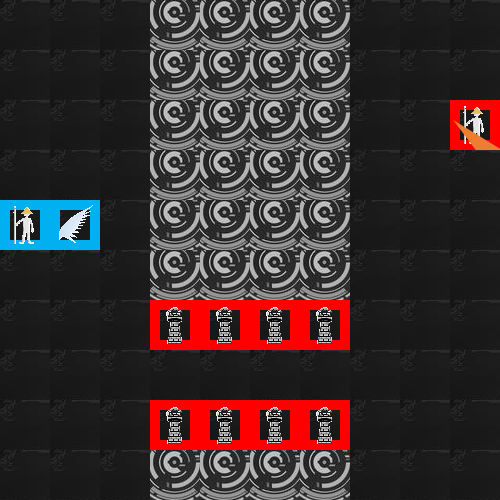

The image is a tile-based game level rendered from a .tmx file. Its description and complete source (layers, tilesets, objects, tile grids) follow:
An orthogonal 10x10 tile map with 50x50 px tiles, 4 tile layers (cellItem, teamConfig, unitConfig, keyUnit), 4 tilesets.

<map version="1.0" orientation="orthogonal" renderorder="left-down" width="10" height="10" tilewidth="50" tileheight="50" nextobjectid="10">
 <tileset firstgid="1" name="allSprite" tilewidth="50" tileheight="50" tilecount="10" columns="5">
  <image source="allSprite.png" width="250" height="100" />
  <tile id="0">
   <properties>
    <property name="category" value="SOLDIER" />
   </properties>
  </tile>
  <tile id="1">
   <properties>
    <property name="category" value="TOWER" />
   </properties>
  </tile>
  <tile id="2">
   <properties>
    <property name="category" value="ARROW" />
   </properties>
  </tile>
  <tile id="3">
   <properties>
    <property name="category" value="SWORD" />
   </properties>
  </tile>
  <tile id="4">
   <properties>
    <property name="category" value="HORSE" />
   </properties>
  </tile>
  <tile id="5">
   <properties>
    <property name="category" value="KNIFE" />
   </properties>
  </tile>
  <tile id="6">
   <properties>
    <property name="category" value="STICK" />
   </properties>
  </tile>
  <tile id="7">
   <properties>
    <property name="category" value="BOW" />
   </properties>
  </tile>
  <tile id="8">
   <properties>
    <property name="category" value="AXE" />
   </properties>
  </tile>
  <tile id="9">
   <properties>
    <property name="category" value="WING" />
   </properties>
  </tile>
 </tileset>
 <tileset firstgid="11" name="desktop" tilewidth="50" tileheight="50" tilecount="20" columns="5">
  <image source="desktop.jpg" width="293" height="220" />
  <tile id="9">
   <properties>
    <property name="item" value="sth" />
   </properties>
  </tile>
 </tileset>
 <tileset firstgid="31" name="team" tilewidth="50" tileheight="50" tilecount="2" columns="2">
  <image source="team.png" width="100" height="50" />
  <tile id="0">
   <properties>
    <property name="team" value="1" />
   </properties>
  </tile>
  <tile id="1">
   <properties>
    <property name="team" value="2" />
   </properties>
  </tile>
 </tileset>
 <tileset firstgid="33" name="key" tilewidth="50" tileheight="50" tilecount="9" columns="3">
  <image source="explode.png" width="175" height="186" />
  <tile id="0">
   <properties>
    <property name="key" type="bool" value="true" />
   </properties>
  </tile>
 </tileset>
 <layer name="cellItem" width="10" height="10">
  <data encoding="csv">
17,17,17,20,20,20,20,17,17,17,
17,17,17,20,20,20,20,17,17,17,
17,17,17,20,20,20,20,17,17,17,
17,17,17,20,20,20,20,17,17,17,
17,17,17,20,20,20,20,17,17,17,
17,17,17,20,20,20,20,17,17,17,
17,17,17,17,17,17,17,17,17,17,
17,17,17,17,17,17,17,17,17,17,
17,17,17,17,17,17,17,17,17,17,
17,17,17,20,20,20,20,17,17,17
</data>
 </layer>
 <layer name="teamConfig" width="10" height="10">
  <data encoding="csv">
0,0,0,0,0,0,0,0,0,0,
0,0,0,0,0,0,0,0,0,0,
0,0,0,0,0,0,0,0,0,32,
0,0,0,0,0,0,0,0,0,0,
31,31,0,0,0,0,0,0,0,0,
0,0,0,0,0,0,0,0,0,0,
0,0,0,32,32,32,32,0,0,0,
0,0,0,0,0,0,0,0,0,0,
0,0,0,32,32,32,32,0,0,0,
0,0,0,0,0,0,0,0,0,0
</data>
 </layer>
 <layer name="unitConfig" width="10" height="10">
  <data encoding="csv">
0,0,0,0,0,0,0,0,0,0,
0,0,0,0,0,0,0,0,0,0,
0,0,0,0,0,0,0,0,0,1,
0,0,0,0,0,0,0,0,0,0,
1,10,0,0,0,0,0,0,0,0,
0,0,0,0,0,0,0,0,0,0,
0,0,0,2,2,2,2,0,0,0,
0,0,0,0,0,0,0,0,0,0,
0,0,0,2,2,2,2,0,0,0,
0,0,0,0,0,0,0,0,0,0
</data>
 </layer>
 <layer name="keyUnit" width="10" height="10">
  <data encoding="csv">
0,0,0,0,0,0,0,0,0,0,
0,0,0,0,0,0,0,0,0,0,
0,0,0,0,0,0,0,0,0,33,
0,0,0,0,0,0,0,0,0,0,
0,0,0,0,0,0,0,0,0,0,
0,0,0,0,0,0,0,0,0,0,
0,0,0,0,0,0,0,0,0,0,
0,0,0,0,0,0,0,0,0,0,
0,0,0,0,0,0,0,0,0,0,
0,0,0,0,0,0,0,0,0,0
</data>
 </layer>
</map>
